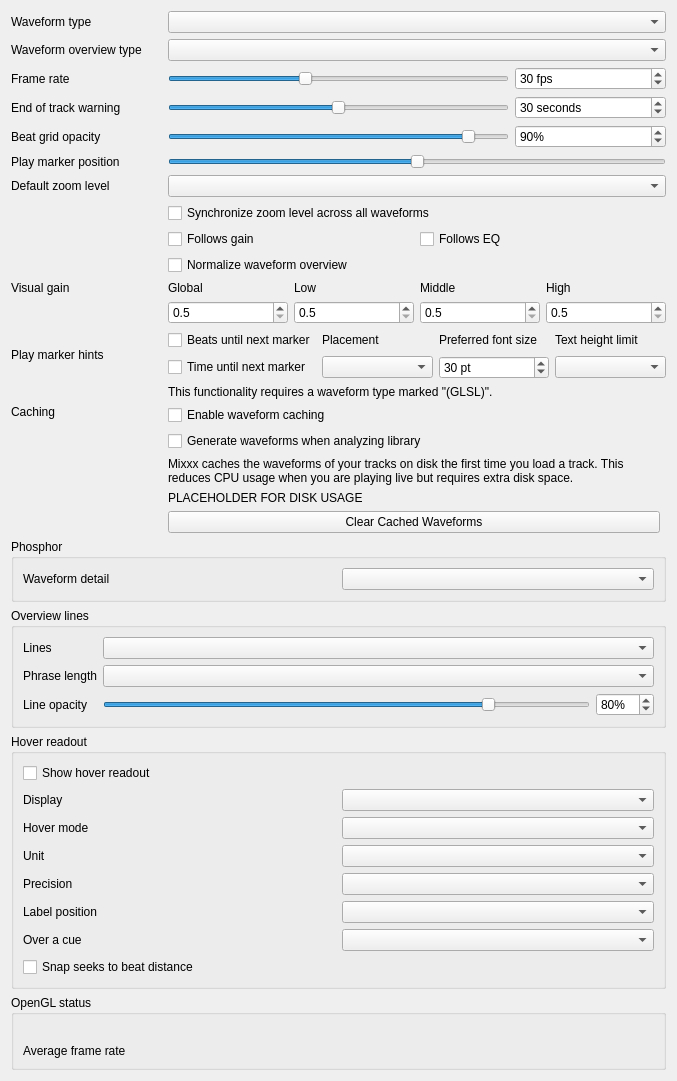
<?xml version="1.0" encoding="UTF-8"?>
<ui version="4.0">
 <class>DlgPrefWaveformDlg</class>
 <widget class="QWidget" name="DlgPrefWaveformDlg">
  <property name="geometry">
   <rect>
    <x>0</x>
    <y>0</y>
    <width>677</width>
    <height>528</height>
   </rect>
  </property>
  <property name="windowTitle">
   <string>Waveform Preferences</string>
  </property>
  <layout class="QGridLayout" name="gridLayout">

   <item row="0" column="0">
    <layout class="QGridLayout" name="gridLayout_2">

     <item row="0" column="0">
      <widget class="QLabel" name="waveformTypeLabel">
       <property name="sizePolicy">
        <sizepolicy hsizetype="Preferred" vsizetype="Preferred">
         <horstretch>0</horstretch>
         <verstretch>0</verstretch>
        </sizepolicy>
       </property>
       <property name="toolTip">
        <string extracomment="The big waveform summary shows the waveform envelope of the track near the current playback position."/>
       </property>
       <property name="text">
        <string>Waveform type</string>
       </property>
       <property name="alignment">
        <set>Qt::AlignLeading|Qt::AlignLeft|Qt::AlignVCenter</set>
       </property>
       <property name="buddy">
        <cstring>waveformTypeComboBox</cstring>
       </property>
      </widget>
     </item>

     <item row="1" column="0">
      <widget class="QLabel" name="waveformOverviewLabel">
       <property name="toolTip">
        <string extracomment="The smaller, zoomed-out version of the waveform shows the various markers within the track as well as the waveform envelope of the entire track."/>
       </property>
       <property name="text">
        <string>Waveform overview type</string>
       </property>
      </widget>
     </item>
     <item row="1" column="1" colspan="3">
      <widget class="QComboBox" name="waveformOverviewComboBox">
       <property name="toolTip">
        <string>The waveform overview shows the waveform envelope of the entire track.
Select from different types of displays for the waveform overview, which differ primarily in the level of detail shown in the waveform.</string>
       </property>
      </widget>
     </item>

     <item row="0" column="1" colspan="3">
      <widget class="QComboBox" name="waveformTypeComboBox">
       <property name="toolTip">
        <string>The waveform shows the waveform envelope of the track near the current playback position.
Select from different types of displays for the waveform, which differ primarily in the level of detail shown in the waveform.</string>
       </property>
      </widget>
     </item>

     <item row="2" column="0">
      <widget class="QLabel" name="frameRateLabel">
       <property name="text">
        <string>Frame rate</string>
       </property>
       <property name="alignment">
        <set>Qt::AlignLeading|Qt::AlignLeft|Qt::AlignVCenter</set>
       </property>
       <property name="buddy">
        <cstring>frameRateSlider</cstring>
       </property>
      </widget>
     </item>
     <item row="2" column="1" colspan="2">
      <widget class="QSlider" name="frameRateSlider">
       <property name="sizePolicy">
        <sizepolicy hsizetype="Preferred" vsizetype="Fixed">
         <horstretch>0</horstretch>
         <verstretch>0</verstretch>
        </sizepolicy>
       </property>
       <property name="maximumSize">
        <size>
         <width>16777215</width>
         <height>16777215</height>
        </size>
       </property>
       <property name="minimum">
        <number>10</number>
       </property>
       <property name="maximum">
        <number>60</number>
       </property>
       <property name="value">
        <number>30</number>
       </property>
       <property name="orientation">
        <enum>Qt::Horizontal</enum>
       </property>
      </widget>
     </item>
     <item row="2" column="3">
      <widget class="QSpinBox" name="frameRateSpinBox">
       <property name="toolTip">
        <string/>
       </property>
       <property name="suffix">
        <string> fps</string>
       </property>
       <property name="minimum">
        <number>10</number>
       </property>
       <property name="maximum">
        <number>60</number>
       </property>
       <property name="value">
        <number>30</number>
       </property>
      </widget>
     </item>

     <item row="3" column="0">
      <widget class="QLabel" name="endOfTrackWarningTimeLabel">
       <property name="text">
        <string>End of track warning</string>
       </property>
       <property name="alignment">
        <set>Qt::AlignLeading|Qt::AlignLeft|Qt::AlignVCenter</set>
       </property>
       <property name="buddy">
        <cstring>endOfTrackWarningTimeSlider</cstring>
       </property>
      </widget>
     </item>
     <item row="3" column="1" colspan="2">
      <widget class="QSlider" name="endOfTrackWarningTimeSlider">
       <property name="sizePolicy">
        <sizepolicy hsizetype="Preferred" vsizetype="Fixed">
         <horstretch>0</horstretch>
         <verstretch>0</verstretch>
        </sizepolicy>
       </property>
       <property name="maximumSize">
        <size>
         <width>16777215</width>
         <height>16777215</height>
        </size>
       </property>
       <property name="minimum">
        <number>0</number>
       </property>
       <property name="maximum">
        <number>60</number>
       </property>
       <property name="value">
        <number>30</number>
       </property>
       <property name="orientation">
        <enum>Qt::Horizontal</enum>
       </property>
      </widget>
     </item>
     <item row="3" column="3">
      <widget class="QSpinBox" name="endOfTrackWarningTimeSpinBox">
       <property name="toolTip">
        <string>Highlight the waveforms when the last seconds of a track remains.</string>
       </property>
       <property name="suffix">
        <string> seconds</string>
       </property>
       <property name="minimum">
        <number>0</number>
       </property>
       <property name="maximum">
        <number>60</number>
       </property>
       <property name="value">
        <number>30</number>
       </property>
      </widget>
     </item>

     <item row="4" column="0">
      <widget class="QLabel" name="BeatgridWaveform">
       <property name="toolTip">
        <string/>
       </property>
       <property name="midLineWidth">
        <number>6</number>
       </property>
       <property name="text">
        <string>Beat grid opacity</string>
       </property>
       <property name="alignment">
        <set>Qt::AlignLeading|Qt::AlignLeft|Qt::AlignVCenter</set>
       </property>
      </widget>
     </item>
     <item row="4" column="1" colspan="2">
      <widget class="QSlider" name="beatGridAlphaSlider">
       <property name="maximum">
        <number>100</number>
       </property>
       <property name="value">
        <number>90</number>
       </property>
       <property name="orientation">
        <enum>Qt::Horizontal</enum>
       </property>
      </widget>
     </item>
     <item row="4" column="3">
      <widget class="QSpinBox" name="beatGridAlphaSpinBox">
       <property name="toolTip">
        <string>Set amount of opacity on beat grid lines.</string>
       </property>
       <property name="suffix">
        <string>%</string>
       </property>
       <property name="maximum">
        <number>100</number>
       </property>
       <property name="value">
        <number>90</number>
       </property>
      </widget>
     </item>

     <item row="5" column="0">
      <widget class="QLabel" name="label">
      <property name="text">
       <string>Play marker position</string>
      </property>
      </widget>
      </item>
     <item row="5" column="1" colspan="3">
      <widget class="QSlider" name="playMarkerPositionSlider">
       <property name="toolTip">
        <string>Moves the play marker position on the waveforms to the left, right or center (default).</string>
       </property>
       <property name="sizePolicy">
        <sizepolicy hsizetype="Preferred" vsizetype="Fixed">
         <horstretch>0</horstretch>
         <verstretch>0</verstretch>
        </sizepolicy>
       </property>
       <property name="maximumSize">
        <size>
         <width>16777215</width>
         <height>16777215</height>
        </size>
       </property>
       <property name="minimum">
        <number>0</number>
       </property>
       <property name="maximum">
        <number>100</number>
       </property>
       <property name="value">
        <number>50</number>
       </property>
       <property name="orientation">
        <enum>Qt::Horizontal</enum>
       </property>
      </widget>
     </item>

     <item row="6" column="0">
      <widget class="QLabel" name="defaultZoomLabel">
       <property name="text">
        <string extracomment="Waveform zoom">Default zoom level</string>
       </property>
       <property name="alignment">
        <set>Qt::AlignLeading|Qt::AlignLeft|Qt::AlignVCenter</set>
       </property>
       <property name="buddy">
        <cstring>defaultZoomComboBox</cstring>
       </property>
      </widget>
     </item>
     <item row="6" column="1" colspan="3">
      <widget class="QComboBox" name="defaultZoomComboBox"/>
     </item>

     <item row="7" column="1" colspan="3">
      <widget class="QCheckBox" name="synchronizeZoomCheckBox">
       <property name="toolTip">
        <string>Synchronize zoom level across all waveform displays.</string>
       </property>
       <property name="text">
        <string>Synchronize zoom level across all waveforms</string>
       </property>
      </widget>
     </item>

     <item row="8" column="1" colspan="3">
      <layout class="QHBoxLayout" name="followsLayout">
       <item>
        <widget class="QCheckBox" name="followsGainCheckBox">
         <property name="toolTip">
          <string>The scrolling waveform changes with the deck's gain (gain knob and ReplayGain). Turn off to show the track as recorded.</string>
         </property>
         <property name="text">
          <string>Follows gain</string>
         </property>
        </widget>
       </item>
       <item>
        <widget class="QCheckBox" name="followsEqCheckBox">
         <property name="toolTip">
          <string>The scrolling waveform changes with the deck's EQ knobs and kills. Turn off to show the track as recorded.</string>
         </property>
         <property name="text">
          <string>Follows EQ</string>
         </property>
        </widget>
       </item>
      </layout>
     </item>

     <item row="9" column="1">
      <widget class="QCheckBox" name="normalizeOverviewCheckBox">
       <property name="text">
        <string>Normalize waveform overview</string>
       </property>
      </widget>
     </item>

     <item row="10" column="0">
      <widget class="QLabel" name="visualGainLabel">
       <property name="text">
        <string>Visual gain</string>
       </property>
       <property name="alignment">
        <set>Qt::AlignLeading|Qt::AlignLeft|Qt::AlignTop</set>
       </property>
       <property name="buddy">
        <cstring>allVisualGain</cstring>
       </property>
      </widget>
     </item>
     <item row="10" column="1" colspan="3">
      <layout class="QGridLayout" name="gridLayout_3">
       <item row="1" column="2">
        <widget class="QDoubleSpinBox" name="midVisualGain">
         <property name="toolTip">
          <string>Visual gain of the middle frequencies</string>
         </property>
         <property name="decimals">
          <number>1</number>
         </property>
         <property name="minimum">
          <double>0.500000000000000</double>
         </property>
         <property name="maximum">
          <double>5.000000000000000</double>
         </property>
         <property name="singleStep">
          <double>0.100000000000000</double>
         </property>
        </widget>
       </item>
       <item row="0" column="3">
        <widget class="QLabel" name="visualGainLabel_5">
         <property name="text">
          <string>High</string>
         </property>
         <property name="alignment">
          <set>Qt::AlignLeading|Qt::AlignLeft|Qt::AlignVCenter</set>
         </property>
         <property name="buddy">
          <cstring>allVisualGain</cstring>
         </property>
        </widget>
       </item>
       <item row="0" column="2">
        <widget class="QLabel" name="visualGainLabel_4">
         <property name="text">
          <string>Middle</string>
         </property>
         <property name="alignment">
          <set>Qt::AlignLeading|Qt::AlignLeft|Qt::AlignVCenter</set>
         </property>
         <property name="buddy">
          <cstring>allVisualGain</cstring>
         </property>
        </widget>
       </item>
       <item row="0" column="0">
        <widget class="QLabel" name="visualGainLabel_2">
         <property name="text">
          <string>Global</string>
         </property>
         <property name="alignment">
          <set>Qt::AlignLeading|Qt::AlignLeft|Qt::AlignVCenter</set>
         </property>
         <property name="buddy">
          <cstring>allVisualGain</cstring>
         </property>
        </widget>
       </item>
       <item row="1" column="3">
        <widget class="QDoubleSpinBox" name="highVisualGain">
         <property name="toolTip">
          <string>Visual gain of the high frequencies</string>
         </property>
         <property name="decimals">
          <number>1</number>
         </property>
         <property name="minimum">
          <double>0.500000000000000</double>
         </property>
         <property name="maximum">
          <double>5.000000000000000</double>
         </property>
         <property name="singleStep">
          <double>0.100000000000000</double>
         </property>
        </widget>
       </item>
       <item row="1" column="1">
        <widget class="QDoubleSpinBox" name="lowVisualGain">
         <property name="toolTip">
          <string>Visual gain of the low frequencies</string>
         </property>
         <property name="decimals">
          <number>1</number>
         </property>
         <property name="minimum">
          <double>0.500000000000000</double>
         </property>
         <property name="maximum">
          <double>5.000000000000000</double>
         </property>
         <property name="singleStep">
          <double>0.100000000000000</double>
         </property>
        </widget>
       </item>
       <item row="0" column="1">
        <widget class="QLabel" name="visualGainLabel_3">
         <property name="text">
          <string>Low</string>
         </property>
         <property name="alignment">
          <set>Qt::AlignLeading|Qt::AlignLeft|Qt::AlignVCenter</set>
         </property>
         <property name="buddy">
          <cstring>allVisualGain</cstring>
         </property>
        </widget>
       </item>
       <item row="1" column="0">
        <widget class="QDoubleSpinBox" name="allVisualGain">
         <property name="toolTip">
          <string>Global visual gain</string>
         </property>
         <property name="decimals">
          <number>1</number>
         </property>
         <property name="minimum">
          <double>0.500000000000000</double>
         </property>
         <property name="maximum">
          <double>5.000000000000000</double>
         </property>
         <property name="singleStep">
          <double>0.100000000000000</double>
         </property>
        </widget>
       </item>
      </layout>
     </item>

     <item row="11" column="0">
      <widget class="QLabel" name="untilMarkLabel">
       <property name="text">
        <string>Play marker hints</string>
       </property>
       <property name="alignment">
        <set>Qt::AlignLeading|Qt::AlignLeft|Qt::AlignVCenter</set>
       </property>
      </widget>
     </item>
     <item row="11" column="1" colspan="3">
      <layout class="QGridLayout" name="gridLayout_4">
       <item row="0" column="0">
        <widget class="QCheckBox" name="untilMarkShowBeatsCheckBox">
         <property name="text">
          <string>Beats until next marker</string>
         </property>
        </widget>
       </item>
       <item row="0" column="1">
        <widget class="QLabel" name="untilMarkAlignLabel">
         <property name="text">
          <string>Placement</string>
         </property>
         <property name="alignment">
          <set>Qt::AlignLeading|Qt::AlignLeft|Qt::AlignVCenter</set>
         </property>
         <property name="buddy">
          <cstring>untilMarkAlignComboBox</cstring>
         </property>
        </widget>
       </item>
       <item row="0" column="2">
        <widget class="QLabel" name="untilMarkTextPointSizeLabel">
         <property name="text">
          <string>Preferred font size</string>
         </property>
         <property name="alignment">
          <set>Qt::AlignLeading|Qt::AlignLeft|Qt::AlignVCenter</set>
         </property>
         <property name="buddy">
          <cstring>untilMarkTextPointSizeSpinBox</cstring>
         </property>
        </widget>
       </item>
       <item row="0" column="3">
        <widget class="QLabel" name="untilMarkTextHeightLimitLabel">
         <property name="text">
          <string>Text height limit</string>
         </property>
         <property name="alignment">
          <set>Qt::AlignLeading|Qt::AlignLeft|Qt::AlignVCenter</set>
         </property>
         <property name="buddy">
          <cstring>untilMarkTextHeightLimitComboBox</cstring>
         </property>
        </widget>
       </item>
        <item row="1" column="0">
        <widget class="QCheckBox" name="untilMarkShowTimeCheckBox">
         <property name="text">
          <string>Time until next marker</string>
         </property>
        </widget>
       </item>
       <item row="1" column="1">
        <widget class="QComboBox" name="untilMarkAlignComboBox"/>
       </item>
       <item row="1" column="2">
        <widget class="QSpinBox" name="untilMarkTextPointSizeSpinBox">
         <property name="toolTip">
          <string/>
         </property>
         <property name="suffix">
          <string> pt</string>
         </property>
         <property name="minimum">
          <number>10</number>
         </property>
         <property name="maximum">
          <number>100</number>
         </property>
         <property name="value">
          <number>30</number>
         </property>
        </widget>
       </item>
       <item row="1" column="3">
        <widget class="QComboBox" name="untilMarkTextHeightLimitComboBox"/>
       </item>
      </layout>
     </item>
     <item row="14" column="1" colspan="2">
      <widget class="QLabel" name="requiresGLSLLabel">
       <property name="text">
        <string>This functionality requires a waveform type marked "(GLSL)".</string>
       </property>
       <property name="alignment">
        <set>Qt::AlignLeading|Qt::AlignLeft|Qt::AlignVCenter</set>
       </property>
      </widget>
     </item>
     <item row="15" column="0">
      <widget class="QLabel" name="cachedWaveforms">
       <property name="text">
        <string>Caching</string>
       </property>
       <property name="alignment">
        <set>Qt::AlignLeading|Qt::AlignLeft|Qt::AlignTop</set>
       </property>
      </widget>
     </item>
     <item row="15" column="1" colspan="3">
      <layout class="QGridLayout" name="cachingGridLayout">
       <item row="4" column="0">
        <widget class="QPushButton" name="clearCachedWaveforms">
         <property name="text">
          <string>Clear Cached Waveforms</string>
         </property>
        </widget>
       </item>
       <item row="2" column="0" colspan="2">
        <widget class="QLabel" name="waveformCachingInfo">
         <property name="text">
          <string>Mixxx caches the waveforms of your tracks on disk the first time you load a track. This reduces CPU usage when you are playing live but requires extra disk space.</string>
         </property>
         <property name="wordWrap">
          <bool>true</bool>
         </property>
        </widget>
       </item>
       <item row="3" column="0">
        <widget class="QLabel" name="waveformDiskUsage">
         <property name="text">
          <string notr="true">PLACEHOLDER FOR DISK USAGE</string>
         </property>z
         <property name="wordWrap">
          <bool>true</bool>
         </property>
         <property name="sizePolicy">
          <sizepolicy hsizetype="Expanding" vsizetype="Minimum">
           <horstretch>0</horstretch>
           <verstretch>0</verstretch>
          </sizepolicy>
         </property>
        </widget>
       </item>
       <item row="0" column="0" colspan="2">
        <widget class="QCheckBox" name="enableWaveformCaching">
         <property name="text">
          <string>Enable waveform caching</string>
         </property>
        </widget>
       </item>
       <item row="1" column="0" colspan="2">
        <widget class="QCheckBox" name="enableWaveformGenerationWithAnalysis">
         <property name="text">
          <string>Generate waveforms when analyzing library</string>
         </property>
        </widget>
       </item>
      </layout>
     </item>

     <!-- Phosphor group -->
     <item row="16" column="0" colspan="4">
      <widget class="QGroupBox" name="phosphorGroupBox">
       <property name="title">
        <string>Phosphor</string>
       </property>
       <layout class="QGridLayout" name="phosphorGridLayout">
        <item row="0" column="0">
         <widget class="QLabel" name="phosphorDetailLabel">
          <property name="text">
           <string>Waveform detail</string>
          </property>
          <property name="buddy">
           <cstring>phosphorDetailComboBox</cstring>
          </property>
         </widget>
        </item>
        <item row="0" column="1">
         <widget class="QComboBox" name="phosphorDetailComboBox">
          <property name="toolTip">
           <string>Lower detail uses less memory and only affects the density inside the shape, never its outline. A very long or high sample rate file is drawn at a lower detail automatically. A change applies from the next track load.</string>
          </property>
         </widget>
        </item>
       </layout>
      </widget>
     </item>

     <item row="17" column="0" colspan="4">
      <widget class="QGroupBox" name="overviewLinesGroup">
       <property name="title">
        <string>Overview lines</string>
       </property>
       <layout class="QGridLayout" name="overviewLinesGridLayout">
        <item row="0" column="0">
         <widget class="QLabel" name="overviewLinesLabel">
          <property name="text">
           <string>Lines</string>
          </property>
         </widget>
        </item>
        <item row="0" column="1" colspan="2">
         <widget class="QComboBox" name="overviewLinesComboBox">
          <property name="toolTip">
           <string>Show bar and phrase lines on the track overview.</string>
          </property>
         </widget>
        </item>
        <item row="1" column="0">
         <widget class="QLabel" name="overviewPhraseBarsLabel">
          <property name="text">
           <string>Phrase length</string>
          </property>
         </widget>
        </item>
        <item row="1" column="1" colspan="2">
         <widget class="QComboBox" name="overviewPhraseBarsComboBox">
          <property name="toolTip">
           <string>Number of bars in a phrase on the track overview.</string>
          </property>
         </widget>
        </item>
        <item row="2" column="0">
         <widget class="QLabel" name="overviewLineOpacityLabel">
          <property name="text">
           <string>Line opacity</string>
          </property>
         </widget>
        </item>
        <item row="2" column="1">
         <widget class="QSlider" name="overviewLineOpacitySlider">
          <property name="maximum">
           <number>100</number>
          </property>
          <property name="value">
           <number>80</number>
          </property>
          <property name="orientation">
           <enum>Qt::Horizontal</enum>
          </property>
         </widget>
        </item>
        <item row="2" column="2">
         <widget class="QSpinBox" name="overviewLineOpacitySpinBox">
          <property name="toolTip">
           <string>Set amount of opacity on the overview bar and phrase lines.</string>
          </property>
          <property name="suffix">
           <string>%</string>
          </property>
          <property name="maximum">
           <number>100</number>
          </property>
          <property name="value">
           <number>80</number>
          </property>
         </widget>
        </item>
       </layout>
      </widget>
     </item>
     <!-- Hover readout group (overview beat distance label) -->
     <item row="18" column="0" colspan="4">
      <widget class="QGroupBox" name="hoverReadoutGroupBox">
       <property name="title">
        <string>Hover readout</string>
       </property>
       <layout class="QGridLayout" name="hoverReadoutGridLayout">
        <item row="0" column="0" colspan="2">
         <widget class="QCheckBox" name="showHoverReadoutCheckBox">
          <property name="toolTip">
           <string>Show a line and the beat distance on the overview while hovering it with the mouse.</string>
          </property>
          <property name="text">
           <string>Show hover readout</string>
          </property>
         </widget>
        </item>
        <item row="1" column="0">
         <widget class="QLabel" name="hoverDisplayLabel">
          <property name="text">
           <string>Display</string>
          </property>
         </widget>
        </item>
        <item row="1" column="1">
         <widget class="QComboBox" name="hoverDisplayComboBox">
          <property name="toolTip">
           <string>What the hover readout shows while hovering without a mouse button held.</string>
          </property>
         </widget>
        </item>
        <item row="2" column="0">
         <widget class="QLabel" name="hoverModeLabel">
          <property name="text">
           <string>Hover mode</string>
          </property>
         </widget>
        </item>
        <item row="2" column="1">
         <widget class="QComboBox" name="hoverModeComboBox">
          <property name="toolTip">
           <string>Extend time ruler: the time ruler shows the beat distance too. Separate hover line: the hover line and beat distance are hidden while the time ruler is active, and the time ruler has no beat distance.</string>
          </property>
         </widget>
        </item>
        <item row="3" column="0">
         <widget class="QLabel" name="hoverUnitLabel">
          <property name="text">
           <string>Unit</string>
          </property>
         </widget>
        </item>
        <item row="3" column="1">
         <widget class="QComboBox" name="hoverUnitComboBox">
          <property name="toolTip">
           <string>Unit of the beat distance shown on the overview while hovering or seeking.</string>
          </property>
         </widget>
        </item>
        <item row="4" column="0">
         <widget class="QLabel" name="hoverPrecisionLabel">
          <property name="text">
           <string>Precision</string>
          </property>
         </widget>
        </item>
        <item row="4" column="1">
         <widget class="QComboBox" name="hoverPrecisionComboBox">
          <property name="toolTip">
           <string>Whole rounds to the nearest unit. Fractional shows 2 decimals for bars and 1 for beats.</string>
          </property>
         </widget>
        </item>
        <item row="5" column="0">
         <widget class="QLabel" name="hoverLabelPositionLabel">
          <property name="text">
           <string>Label position</string>
          </property>
         </widget>
        </item>
        <item row="5" column="1">
         <widget class="QComboBox" name="hoverLabelPositionComboBox">
          <property name="toolTip">
           <string>Auto places the label right of the line, and left of it once the pointer passes three quarters of the overview.</string>
          </property>
         </widget>
        </item>
        <item row="6" column="0">
         <widget class="QLabel" name="hoverOverCueLabel">
          <property name="text">
           <string>Over a cue</string>
          </property>
         </widget>
        </item>
        <item row="6" column="1">
         <widget class="QComboBox" name="hoverOverCueComboBox">
          <property name="toolTip">
           <string>What to do when the pointer is over a cue, where Mixxx shows cue times. The beat distance is then measured to the cue. Join cue times: add it to the cue times. Hide hover readout: don't show it. Hide cue times: hide the cue times instead. Move hover readout: show it left of the cue line.</string>
          </property>
         </widget>
        </item>
        <item row="7" column="0" colspan="2">
         <widget class="QCheckBox" name="snapSeeksCheckBox">
          <property name="toolTip">
           <string>Clicking or dragging on the overview moves the play position by whole bars (or beats, see Unit) along the beat grid, keeping the play position's offset from the grid. The hover line snaps to the bar line (or beat) nearest the mouse. Applies to tracks with a beat grid.</string>
          </property>
          <property name="text">
           <string>Snap seeks to beat distance</string>
          </property>
         </widget>
        </item>
       </layout>
      </widget>
     </item>

     <item row="19" column="0" colspan="4">
      <widget class="QGroupBox" name="openGLStatus">
       <property name="title">
        <string>OpenGL status</string>
       </property>
       <layout class="QGridLayout" name="GridLayout1">

        <item row="0" column="0" colspan="3">
         <widget class="QLabel" name="openGlStatusData">
         <property name="toolTip">
          <string>Displays which OpenGL version is supported by the current platform.</string>
         </property>
         <property name="text">
          <string/>
         </property>
         <property name="textInteractionFlags">
          <set>Qt::TextSelectableByKeyboard|Qt::TextSelectableByMouse</set>
         </property>
         <property name="wordWrap">
          <bool>true</bool>
         </property>
         <property name="sizePolicy">
          <sizepolicy hsizetype="Expanding" vsizetype="Minimum">
           <horstretch>0</horstretch>
           <verstretch>0</verstretch>
          </sizepolicy>
         </property>
        </widget>
       </item>

       <item row="1" column="0">
        <widget class="QLabel" name="openGlStatusLabel_2">
         <property name="toolTip">
          <string/>
         </property>
         <property name="text">
          <string>Average frame rate</string>
         </property>
         <property name="alignment">
          <set>Qt::AlignLeading|Qt::AlignLeft|Qt::AlignVCenter</set>
         </property>
        </widget>
       </item>
       <item row="1" column="1" colspan="2">
        <widget class="QLabel" name="frameRateAverage">
         <property name="toolTip">
          <string>Displays the actual frame rate.</string>
         </property>
         <property name="text">
          <string/>
         </property>
        </widget>
       </item>
      </layout>

     </widget>
    </item>
    </layout>
   </item>

   <item row="1" column="0">
    <spacer name="verticalSpacer">
     <property name="orientation">
      <enum>Qt::Vertical</enum>
     </property>
     <property name="sizeHint" stdset="0">
      <size>
       <width>20</width>
       <height>40</height>
      </size>
     </property>
    </spacer>
   </item>

  </layout>
 </widget>
 <tabstops>
  <tabstop>waveformTypeComboBox</tabstop>
  <tabstop>waveformOverviewComboBox</tabstop>
  <tabstop>frameRateSlider</tabstop>
  <tabstop>frameRateSpinBox</tabstop>
  <tabstop>endOfTrackWarningTimeSlider</tabstop>
  <tabstop>endOfTrackWarningTimeSpinBox</tabstop>
  <tabstop>beatGridAlphaSlider</tabstop>
  <tabstop>beatGridAlphaSpinBox</tabstop>
  <tabstop>playMarkerPositionSlider</tabstop>
  <tabstop>defaultZoomComboBox</tabstop>
  <tabstop>synchronizeZoomCheckBox</tabstop>
  <tabstop>followsGainCheckBox</tabstop>
  <tabstop>followsEqCheckBox</tabstop>
  <tabstop>phosphorDetailComboBox</tabstop>
  <tabstop>normalizeOverviewCheckBox</tabstop>
  <tabstop>allVisualGain</tabstop>
  <tabstop>lowVisualGain</tabstop>
  <tabstop>midVisualGain</tabstop>
  <tabstop>highVisualGain</tabstop>
  <tabstop>untilMarkShowBeatsCheckBox</tabstop>
  <tabstop>untilMarkShowTimeCheckBox</tabstop>
  <tabstop>untilMarkAlignComboBox</tabstop>
  <tabstop>untilMarkTextPointSizeSpinBox</tabstop>
  <tabstop>enableWaveformCaching</tabstop>
  <tabstop>enableWaveformGenerationWithAnalysis</tabstop>
  <tabstop>clearCachedWaveforms</tabstop>
 </tabstops>
 <resources/>
 <connections/>
</ui>
